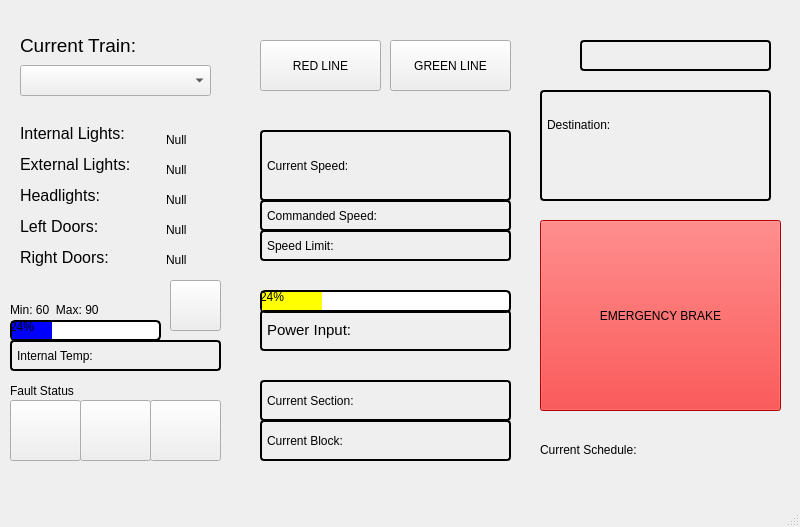
<?xml version="1.0" encoding="UTF-8"?>
<ui version="4.0">
 <class>MainWindow</class>
 <widget class="QMainWindow" name="MainWindow">
  <property name="geometry">
   <rect>
    <x>0</x>
    <y>0</y>
    <width>800</width>
    <height>527</height>
   </rect>
  </property>
  <property name="windowTitle">
   <string>MainWindow</string>
  </property>
  <widget class="QWidget" name="centralwidget">
   <widget class="QComboBox" name="trainBox">
    <property name="geometry">
     <rect>
      <x>20</x>
      <y>65</y>
      <width>191</width>
      <height>31</height>
     </rect>
    </property>
   </widget>
   <widget class="QProgressBar" name="powProgressBar">
    <property name="geometry">
     <rect>
      <x>260</x>
      <y>290</y>
      <width>251</width>
      <height>23</height>
     </rect>
    </property>
    <property name="styleSheet">
     <string notr="true">QProgressBar {
     border: 2px solid black;
     border-radius: 5px;
     background-color: white;
 }

 QProgressBar::chunk {
     background-color: yellow;
     width: 20px;
 }</string>
    </property>
    <property name="value">
     <number>24</number>
    </property>
   </widget>
   <widget class="QProgressBar" name="ACprogressBar">
    <property name="geometry">
     <rect>
      <x>10</x>
      <y>320</y>
      <width>151</width>
      <height>21</height>
     </rect>
    </property>
    <property name="styleSheet">
     <string notr="true">QProgressBar {
     border: 2px solid black;
     border-radius: 5px;
     background-color: white;
 }

 QProgressBar::chunk {
     background-color: blue;
     width: 20px;
 }</string>
    </property>
    <property name="value">
     <number>24</number>
    </property>
   </widget>
   <widget class="QLabel" name="label_12">
    <property name="geometry">
     <rect>
      <x>10</x>
      <y>380</y>
      <width>121</width>
      <height>21</height>
     </rect>
    </property>
    <property name="styleSheet">
     <string notr="true">font: 15pt &quot;Segoe UI&quot;;</string>
    </property>
    <property name="text">
     <string>Fault Status</string>
    </property>
   </widget>
   <widget class="QLabel" name="errorLabel">
    <property name="geometry">
     <rect>
      <x>130</x>
      <y>290</y>
      <width>31</width>
      <height>31</height>
     </rect>
    </property>
    <property name="text">
     <string/>
    </property>
   </widget>
   <widget class="QLabel" name="actSpeed">
    <property name="geometry">
     <rect>
      <x>260</x>
      <y>130</y>
      <width>251</width>
      <height>71</height>
     </rect>
    </property>
    <property name="styleSheet">
     <string notr="true">border: 2px solid black;
border-radius: 4px;
padding: 2px;</string>
    </property>
    <property name="text">
     <string>Current Speed:</string>
    </property>
   </widget>
   <widget class="QLabel" name="label_22">
    <property name="geometry">
     <rect>
      <x>20</x>
      <y>30</y>
      <width>131</width>
      <height>31</height>
     </rect>
    </property>
    <property name="text">
     <string>&lt;html&gt;&lt;head/&gt;&lt;body&gt;&lt;p&gt;&lt;span style=&quot; font-size:14pt;&quot;&gt;Current Train:&lt;/span&gt;&lt;/p&gt;&lt;/body&gt;&lt;/html&gt;</string>
    </property>
   </widget>
   <widget class="QLabel" name="powLabel">
    <property name="geometry">
     <rect>
      <x>260</x>
      <y>310</y>
      <width>251</width>
      <height>41</height>
     </rect>
    </property>
    <property name="styleSheet">
     <string notr="true">border: 2px solid black;
border-radius: 4px;
padding: 2px;</string>
    </property>
    <property name="text">
     <string>&lt;html&gt;&lt;head/&gt;&lt;body&gt;&lt;p&gt;&lt;span style=&quot; font-size:11pt;&quot;&gt;Power Input:&lt;/span&gt;&lt;/p&gt;&lt;/body&gt;&lt;/html&gt;</string>
    </property>
   </widget>
   <widget class="QLabel" name="lDoorLabel">
    <property name="geometry">
     <rect>
      <x>166</x>
      <y>220</y>
      <width>51</width>
      <height>20</height>
     </rect>
    </property>
    <property name="text">
     <string>Null</string>
    </property>
   </widget>
   <widget class="QPushButton" name="sigFaultLabel">
    <property name="geometry">
     <rect>
      <x>10</x>
      <y>400</y>
      <width>71</width>
      <height>61</height>
     </rect>
    </property>
    <property name="styleSheet">
     <string notr="true">color: rgb(255, 255, 255);</string>
    </property>
    <property name="text">
     <string/>
    </property>
   </widget>
   <widget class="QPushButton" name="EmerButton">
    <property name="geometry">
     <rect>
      <x>540</x>
      <y>220</y>
      <width>241</width>
      <height>191</height>
     </rect>
    </property>
    <property name="styleSheet">
     <string notr="true">background-color: rgb(255, 0, 0);</string>
    </property>
    <property name="text">
     <string>EMERGENCY BRAKE</string>
    </property>
   </widget>
   <widget class="QLabel" name="tempLabel">
    <property name="geometry">
     <rect>
      <x>10</x>
      <y>340</y>
      <width>211</width>
      <height>31</height>
     </rect>
    </property>
    <property name="styleSheet">
     <string notr="true">border: 2px solid black;
border-radius: 4px;
padding: 2px;
font: 11pt &quot;Segoe UI&quot;;</string>
    </property>
    <property name="text">
     <string>Internal Temp:</string>
    </property>
   </widget>
   <widget class="QLabel" name="label_23">
    <property name="geometry">
     <rect>
      <x>20</x>
      <y>100</y>
      <width>111</width>
      <height>191</height>
     </rect>
    </property>
    <property name="text">
     <string>&lt;html&gt;&lt;head/&gt;&lt;body&gt;&lt;p&gt;&lt;span style=&quot; font-size:12pt;&quot;&gt;Internal Lights:&lt;/span&gt;&lt;/p&gt;&lt;p&gt;&lt;span style=&quot; font-size:12pt;&quot;&gt;External Lights:&lt;/span&gt;&lt;/p&gt;&lt;p&gt;&lt;span style=&quot; font-size:12pt;&quot;&gt;Headlights:&lt;/span&gt;&lt;/p&gt;&lt;p&gt;&lt;span style=&quot; font-size:12pt;&quot;&gt;Left Doors:&lt;/span&gt;&lt;/p&gt;&lt;p&gt;&lt;span style=&quot; font-size:12pt;&quot;&gt;Right Doors:&lt;/span&gt;&lt;/p&gt;&lt;/body&gt;&lt;/html&gt;</string>
    </property>
   </widget>
   <widget class="QLabel" name="label">
    <property name="geometry">
     <rect>
      <x>10</x>
      <y>300</y>
      <width>111</width>
      <height>20</height>
     </rect>
    </property>
    <property name="text">
     <string>Min: 60  Max: 90</string>
    </property>
   </widget>
   <widget class="QLabel" name="commSpeedLabel">
    <property name="geometry">
     <rect>
      <x>260</x>
      <y>200</y>
      <width>251</width>
      <height>31</height>
     </rect>
    </property>
    <property name="styleSheet">
     <string notr="true">border: 2px solid black;
border-radius: 4px;
padding: 2px;</string>
    </property>
    <property name="text">
     <string>Commanded Speed:</string>
    </property>
   </widget>
   <widget class="QPushButton" name="ACIcon">
    <property name="geometry">
     <rect>
      <x>170</x>
      <y>280</y>
      <width>51</width>
      <height>51</height>
     </rect>
    </property>
    <property name="styleSheet">
     <string notr="true">color: rgb(255, 255, 255);</string>
    </property>
    <property name="text">
     <string/>
    </property>
   </widget>
   <widget class="QLabel" name="headlightLabel">
    <property name="geometry">
     <rect>
      <x>166</x>
      <y>190</y>
      <width>51</width>
      <height>20</height>
     </rect>
    </property>
    <property name="text">
     <string>Null</string>
    </property>
   </widget>
   <widget class="QPushButton" name="brakeFaultLabel">
    <property name="geometry">
     <rect>
      <x>150</x>
      <y>400</y>
      <width>71</width>
      <height>61</height>
     </rect>
    </property>
    <property name="styleSheet">
     <string notr="true">color: rgb(255, 255, 255);</string>
    </property>
    <property name="text">
     <string/>
    </property>
   </widget>
   <widget class="QLabel" name="extLightLabel">
    <property name="geometry">
     <rect>
      <x>166</x>
      <y>160</y>
      <width>51</width>
      <height>20</height>
     </rect>
    </property>
    <property name="text">
     <string>Null</string>
    </property>
   </widget>
   <widget class="QLabel" name="rDoorLabel">
    <property name="geometry">
     <rect>
      <x>166</x>
      <y>250</y>
      <width>51</width>
      <height>20</height>
     </rect>
    </property>
    <property name="text">
     <string>Null</string>
    </property>
   </widget>
   <widget class="QLabel" name="currentFile">
    <property name="geometry">
     <rect>
      <x>540</x>
      <y>440</y>
      <width>231</width>
      <height>20</height>
     </rect>
    </property>
    <property name="text">
     <string>Current Schedule:</string>
    </property>
   </widget>
   <widget class="QPushButton" name="powFaultLabel">
    <property name="geometry">
     <rect>
      <x>80</x>
      <y>400</y>
      <width>71</width>
      <height>61</height>
     </rect>
    </property>
    <property name="styleSheet">
     <string notr="true">color: rgb(255, 255, 255);</string>
    </property>
    <property name="text">
     <string/>
    </property>
   </widget>
   <widget class="QLabel" name="tempLabel_2">
    <property name="geometry">
     <rect>
      <x>260</x>
      <y>380</y>
      <width>251</width>
      <height>41</height>
     </rect>
    </property>
    <property name="styleSheet">
     <string notr="true">border: 2px solid black;
border-radius: 4px;
padding: 2px;
font: 11pt &quot;Segoe UI&quot;;</string>
    </property>
    <property name="text">
     <string>Current Section:</string>
    </property>
   </widget>
   <widget class="QLabel" name="speedLimitLabel">
    <property name="geometry">
     <rect>
      <x>260</x>
      <y>230</y>
      <width>251</width>
      <height>31</height>
     </rect>
    </property>
    <property name="styleSheet">
     <string notr="true">border: 2px solid black;
border-radius: 4px;
padding: 2px;</string>
    </property>
    <property name="text">
     <string>Speed Limit:</string>
    </property>
   </widget>
   <widget class="QLabel" name="dateLabel">
    <property name="geometry">
     <rect>
      <x>580</x>
      <y>40</y>
      <width>191</width>
      <height>31</height>
     </rect>
    </property>
    <property name="styleSheet">
     <string notr="true">border: 2px solid black;
border-radius: 4px;
padding: 2px;</string>
    </property>
    <property name="text">
     <string/>
    </property>
   </widget>
   <widget class="QLabel" name="intLightLabel">
    <property name="geometry">
     <rect>
      <x>166</x>
      <y>130</y>
      <width>51</width>
      <height>20</height>
     </rect>
    </property>
    <property name="text">
     <string>Null</string>
    </property>
   </widget>
   <widget class="QPushButton" name="greenLineButton">
    <property name="geometry">
     <rect>
      <x>390</x>
      <y>40</y>
      <width>121</width>
      <height>51</height>
     </rect>
    </property>
    <property name="styleSheet">
     <string notr="true"/>
    </property>
    <property name="text">
     <string>GREEN LINE</string>
    </property>
   </widget>
   <widget class="QPushButton" name="redLineButton">
    <property name="geometry">
     <rect>
      <x>260</x>
      <y>40</y>
      <width>121</width>
      <height>51</height>
     </rect>
    </property>
    <property name="text">
     <string>RED LINE</string>
    </property>
   </widget>
   <widget class="QLabel" name="label_17">
    <property name="geometry">
     <rect>
      <x>540</x>
      <y>90</y>
      <width>231</width>
      <height>111</height>
     </rect>
    </property>
    <property name="styleSheet">
     <string notr="true">border: 2px solid black;
border-radius: 4px;
padding: 2px;</string>
    </property>
    <property name="text">
     <string>&lt;html&gt;&lt;head/&gt;&lt;body&gt;&lt;p&gt;Destination:&lt;/p&gt;&lt;p&gt;&lt;br/&gt;&lt;/p&gt;&lt;/body&gt;&lt;/html&gt;</string>
    </property>
   </widget>
   <widget class="QLabel" name="currBlockLabel">
    <property name="geometry">
     <rect>
      <x>260</x>
      <y>420</y>
      <width>251</width>
      <height>41</height>
     </rect>
    </property>
    <property name="styleSheet">
     <string notr="true">border: 2px solid black;
border-radius: 4px;
padding: 2px;
font: 11pt &quot;Segoe UI&quot;;</string>
    </property>
    <property name="text">
     <string>Current Block:</string>
    </property>
   </widget>
  </widget>
  <widget class="QMenuBar" name="menubar">
   <property name="geometry">
    <rect>
     <x>0</x>
     <y>0</y>
     <width>800</width>
     <height>26</height>
    </rect>
   </property>
  </widget>
  <widget class="QStatusBar" name="statusbar"/>
 </widget>
 <resources/>
 <connections/>
</ui>
